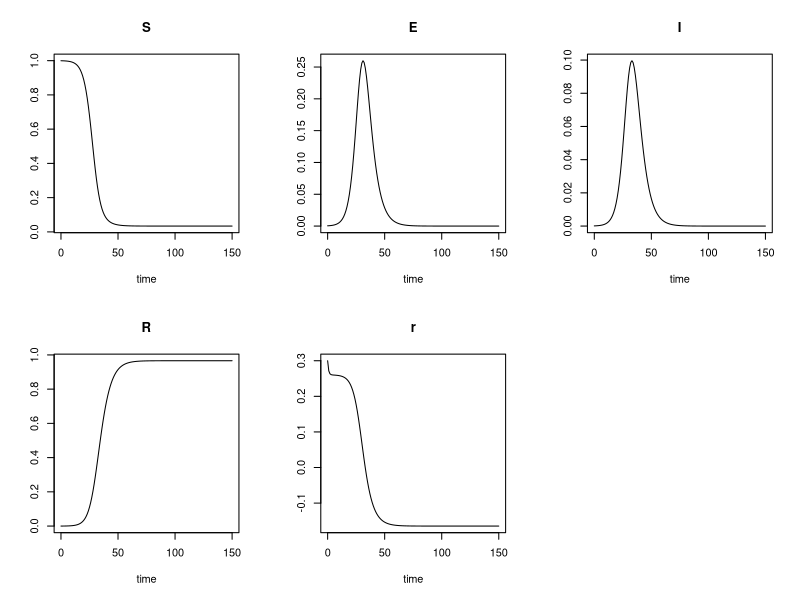

This chart was generated by the following R code:
## Basic SEIR model
## core model and parameters taken from:
##   https://towardsdatascience.com/social-distancing-to-slow-the-coronavirus-768292f04296
##
## re-implemented in R by tpetzoldt
## 
## see also:
##   Soetaert, Petzoldt Setzer (2010) https://doi.org/10.18637/jss.v033.i09

library("deSolve")
SEIR <- function(t, y, parms) {
  with(as.list(c(parms, y)), {
    dS <- -rho * beta * I * S
    dE <-  rho * beta * S * I - alpha * E
    dI <-  alpha * E - gamma * I
    dR <-  gamma * I
    list(c(dS, dE, dI, dR), r = dI/I)
  })
}

# state variables: fractions of total population
y0 <- c(S=1 - 5e-4,       # susceptible
        E=4e-4,           # exposed
        I=1e-4,           # infected
        R=0)              # recovered or deceased

parms  <- c(alpha = 0.2,  # inverse of incubation period (5 days)
            beta = 1.75,  # average contact rate
            gamma = 0.5,  # inverse of mean infectious period (2 days)
            rho = 1)      # social distancing factor (0 ... 1)

# time in days
times <- seq(0, 150, 1)

# numerical integration
out <- ode(y0, times, SEIR, parms, method="bdf", atol=1e-8, rtol=1e-8)
plot(out)
